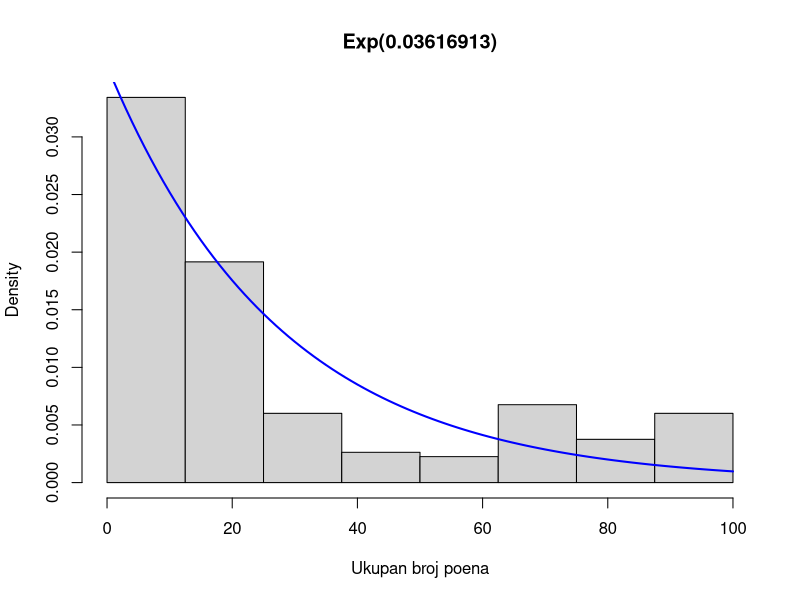

Write the R code that produced this figure.
# Podaci preuzeti sa profesorkinog sajta i obradjeni u Python-u za prosli cas.
data <- c(0,0,68,95,31,9,0,0,19,40,97,13,7,15,
  11,0,7,0,63,26,56,97,83,74,100,0,22,20,
  96,30,0,10,13,8,0,8,9,7,1,40,5,21,
  64,98,63,7,0,0,75,64,84,15,26,0,0,0,
  11,3,18,64,87,0,15,71,12,77,56,0,13,38,
  68,7,0,15,13,77,4,0,20,0,84,0,2,30,
  13,13,0,0,20,69,30,16,35,23,32,0,14,13,
  51,22,24,7,7,95,76,0,4,22,0,0,23,100,
  8,0,71,15,0,22,9,5,100,19,67,0,7,23,
  96,0,67,0,0,95,21,0,0,54,57,16,75,21,
  25,9,0,40,0,0,25,27,4,20,0,94,0,17,
  0,3,22,0,16,7,13,3,27,28,5,40,7,0,
  13,61,74,35,91,0,3,10,18,25,0,24,31,2,
  40,66,30,0,81,14,98,24,83,10,0,1,18,11,
  84,17,15,14,69,40,35,21,0,2,95,88,37,7,
  9,22,0)

# Konstrukcija histograma.
data <- sort(data)
n <- length(data)
k <- floor(log(n, 2)) + 1
d <- diff(range(data)) / k
podela <- sort(data)[1] + 0:k * d
hist(data, breaks = podela, main = "Exp(0.03616913)",
     xlab="Ukupan broj poena", probability = TRUE)

# Ovo lici na eksponencijalnu raspodelu. Ocena parametra je ista za obe metode.
lambda.hat = 1/mean(data)
curve(dexp(x, rate =lambda.hat), lwd =2, col ='blue', add = T)
print(lambda.hat)

